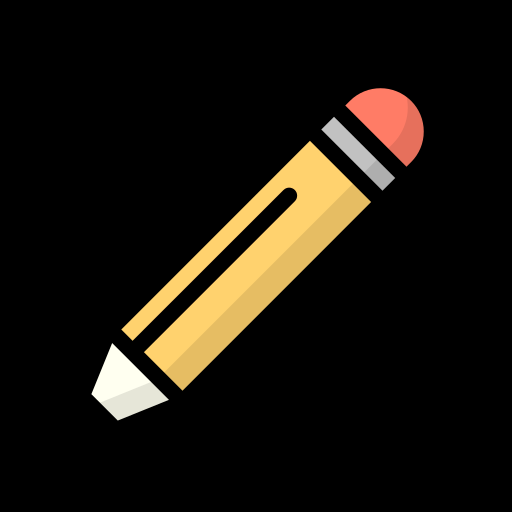
#> input picture pencil.png, 512 x 512 px, given in place of the camera
$ python main.py
#> lines starting #> are read from the running program, lines starting #| are printed output that depends on the picture
import cv2
import numpy as np
import time
import random

# Step 1: Open webcam
cap = cv2.VideoCapture(0)

# Step 2: Show live video and wait for 3 seconds
start_time = time.time()
captured_frame = None

print("📷 Scanning... Hold still for 3 seconds...")

while True:
    ret, frame = cap.read()
#> frame is the input picture: shape (512, 512, 3); mean B, G, R 13, 20.6, 25.6
    if not ret:
        break

    frame = cv2.resize(frame, (640, 480))
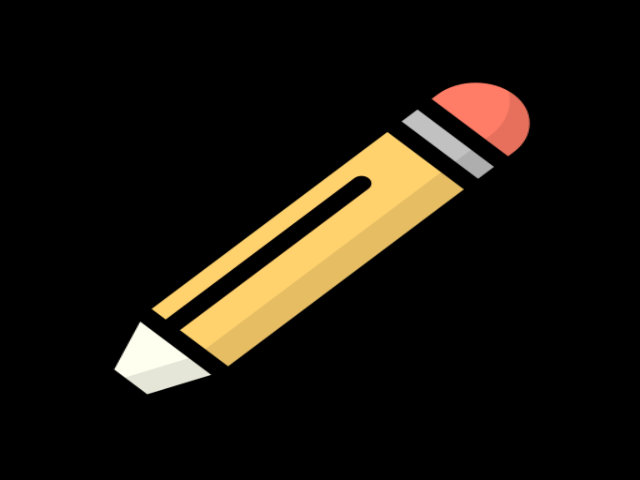
#> frame: shape (480, 640, 3); mean B, G, R 13, 20.6, 25.6
    elapsed = time.time() - start_time

    # After 3 seconds, capture the frame
    if elapsed >= 3 and captured_frame is None:
        captured_frame = frame.copy()
        print("✅ Snapshot captured!")

        # Convert to sketch now
        gray = cv2.cvtColor(captured_frame, cv2.COLOR_BGR2GRAY)
        inverted = cv2.bitwise_not(gray)
        blur = cv2.GaussianBlur(inverted, (25, 25), 0)
        inverted_blur = cv2.bitwise_not(blur)
        sketch = cv2.divide(gray, inverted_blur, scale=256.0)

        # Create a blank white canvas for animation
        canvas = np.full_like(sketch, 255)

        # Get pixel positions (y, x) and shuffle for natural effect
        pixels = np.column_stack(np.where(sketch < 255))
        random.shuffle(pixels)

        # Start drawing timer
        draw_index = 0

    # Step 3: Animate sketch drawing
    if captured_frame is not None and draw_index < len(pixels):
        # Draw 500 pixels at a time to simulate stroke-by-stroke effect
        for y, x in pixels[draw_index:draw_index + 500]:
            canvas[y, x] = sketch[y, x]
        draw_index += 500

        sketch_bgr = cv2.cvtColor(canvas, cv2.COLOR_GRAY2BGR)
    elif captured_frame is not None:
        sketch_bgr = cv2.cvtColor(sketch, cv2.COLOR_GRAY2BGR)
    else:
        # Before 3 seconds, show blank sketch canvas
        sketch_bgr = np.full((480, 640, 3), 255, dtype=np.uint8)

    # Combine live video and animated sketch
    combined = np.hstack((frame, sketch_bgr))
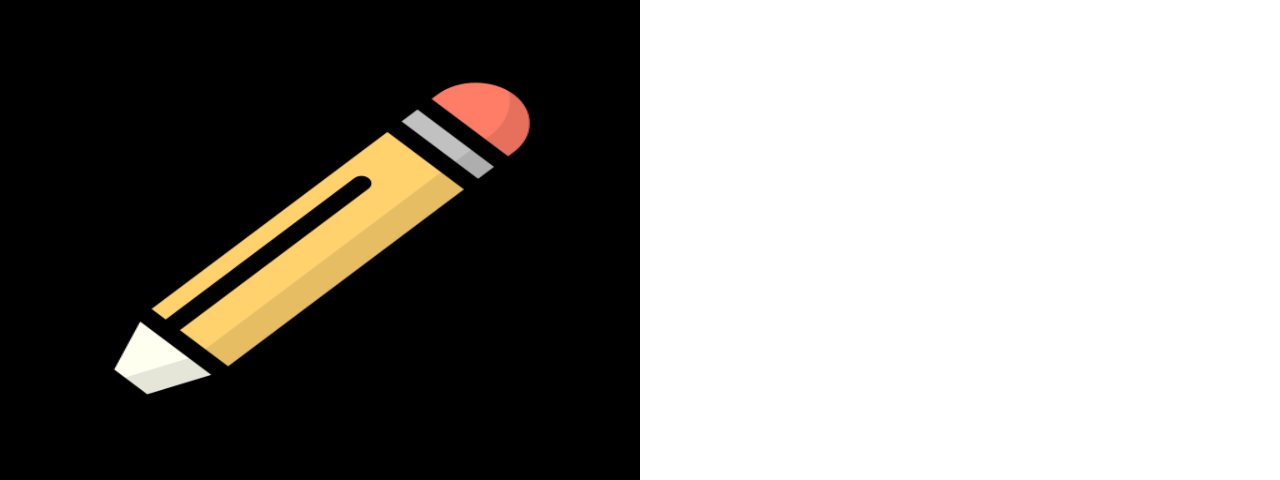
#> combined: shape (480, 1280, 3); mean B, G, R 134, 137.8, 140.3
    cv2.imshow("🖼️ Live | ✏️ Drawing", combined)

    key = cv2.waitKey(1) & 0xFF
#> (key q is pressed here)
    if key == ord('q'):
        break
    elif key == ord('s') and captured_frame is not None:
        cv2.imwrite("output/sketch_result.png", canvas)
        print("💾 Sketch saved to output/sketch_result.png")

cap.release()
cv2.destroyAllWindows()
